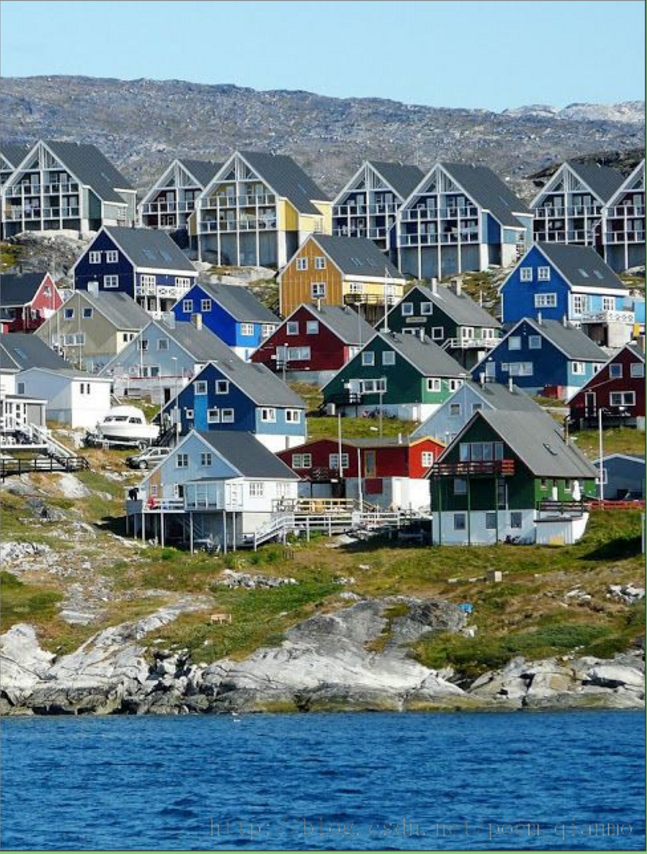
//> input picture harris corner/house.PNG, 647 x 854 px
$ ./main   (built with g++ and OpenCV 4)
//> lines starting //> are read from the running program, lines starting //| are printed output that depends on the picture; after the words box and inside, x2 and y2 are one past the last pixel; in counts of white or black regions, pixels touching at a corner belong together
/*
建置環境： visual studio 2013, opencv 3.0

*/

#include <iostream>
#include <cmath>
#include <iomanip>
#include <opencv2/core/core.hpp>
#include <opencv2/highgui/highgui.hpp>
#include <opencv2/imgproc/imgproc.hpp>


using namespace cv;
using namespace std;

//Gaussian kernel
void Gaussian(float kernel[][3])
{

	float sum = 0.0, temp, sigma = 1;
	for (int x = -1; x <= 1; x++)
		for (int y = -1; y <= 1; y++)
		{
			temp = exp(-(x*x + y*y) / (2 * pow(sigma, 2)));
			kernel[x + 1][y + 1] = temp / ((float)CV_PI * 2 * pow(sigma, 2));
			sum += kernel[x + 1][y + 1];
		}
}

void Gaussian_filter(Mat &image)
{

	float kernel[3][3];
	Gaussian(kernel);
	for (int j = 1; j < image.rows - 1; j++)
		for (int i = 1; i < image.cols - 1; i++)
		{
			float sum = 0;
			for (int y = 0; y < 3; y++)
				for (int x = 0; x < 3; x++)
				{

					sum += image.at<float>(j - 1 + y, i - 1 + x) * kernel[x][y];
				}
			image.at<float>(j, i) = sum;
		}

}

int main()
{

	Mat img = imread("house.PNG"), gray_img, Gaussian_img;
//> img is the input picture: 854 rows x 647 cols, CV_8UC3; mean B, G, R 134.9, 128.8, 108.7
	cvtColor(img, gray_img, CV_RGB2GRAY);
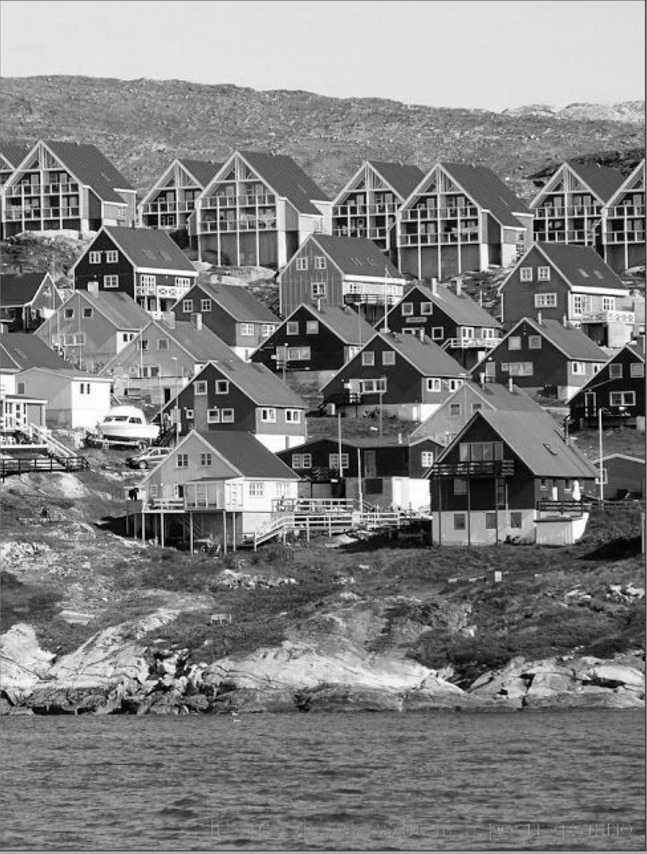
//> gray_img: 854 rows x 647 cols, CV_8UC1; min 0, max 255, mean 128.4

	Mat img_grad_x, img_grad_y;
	int patchSize = 2;
	float k = 0.04f, thresh;
	int scale = 1, delta = 0, ddepth = CV_32F;
	do{
		cout << "Please enter the thrshold(0~255)：";
		cin >> thresh;
//> the answer given: 100
	} while (!(thresh >= 0 && thresh <= 255));
	Sobel(gray_img, img_grad_x, ddepth, 1, 0, 3, scale, delta, BORDER_DEFAULT);
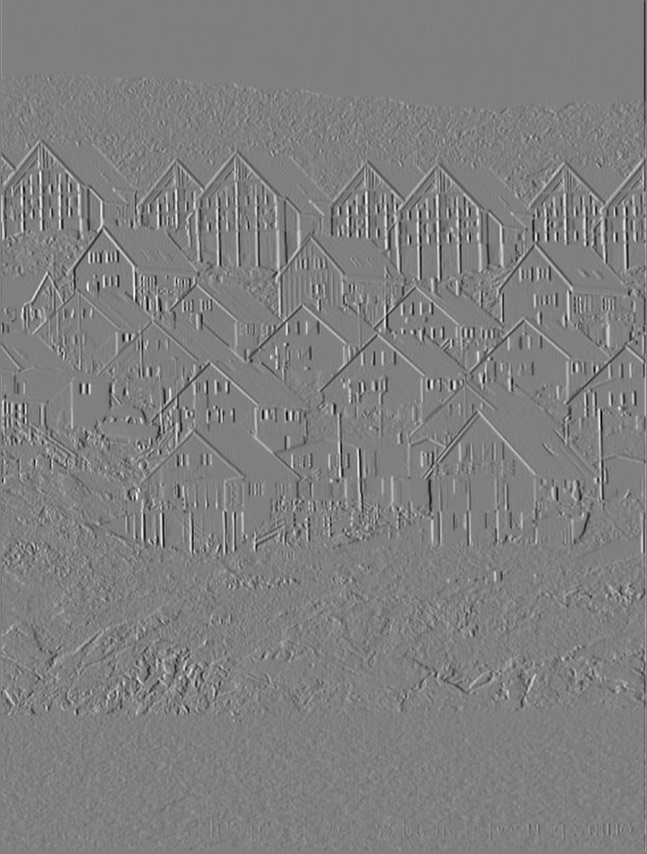
//> img_grad_x: 854 rows x 647 cols, CV_32FC1; min -900, max 894, mean -0.4; drawn with min black and max white
	Sobel(gray_img, img_grad_y, ddepth, 0, 1, 3, scale, delta, BORDER_DEFAULT);
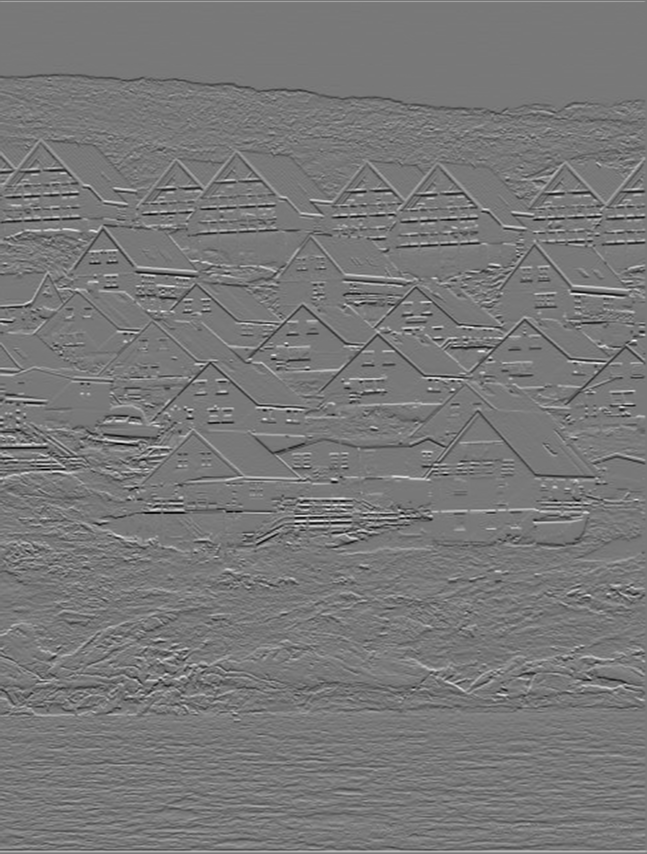
//> img_grad_y: 854 rows x 647 cols, CV_32FC1; min -871, max 970, mean -0.1; drawn with min black and max white


	Mat img_grad_xx, img_grad_yy, img_grad_xy, det, trace, response, temp;

	multiply(img_grad_x, img_grad_x, img_grad_xx);
	multiply(img_grad_y, img_grad_y, img_grad_yy);
	multiply(img_grad_x, img_grad_y, img_grad_xy);
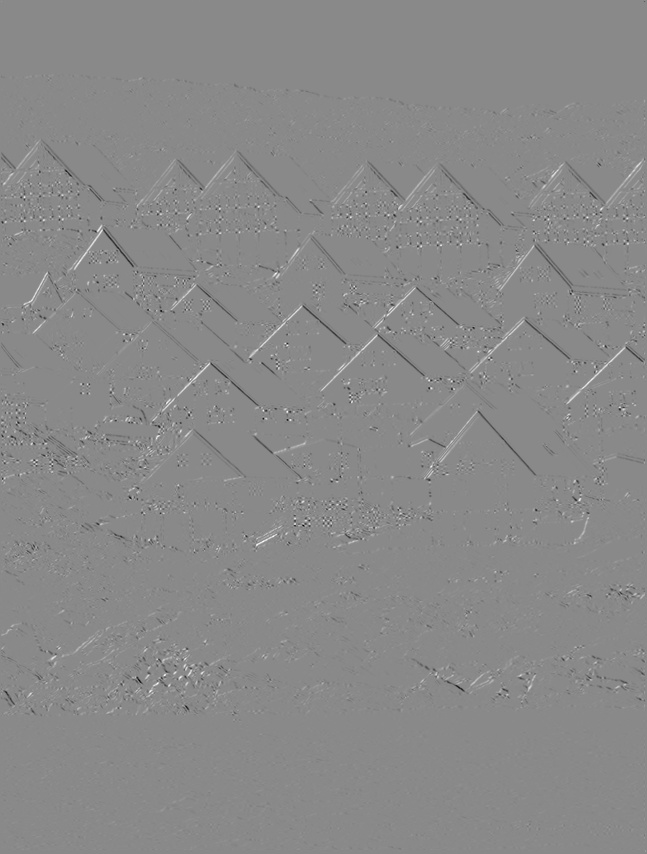
//> img_grad_xy: 854 rows x 647 cols, CV_32FC1; min -321736, max 274380, mean -222; drawn with min black and max white

	//sum of Ixx, Iyy, Ixy
	for (int j = 0; j < img_grad_xx.rows - patchSize; j++)
		for (int i = 0; i < img_grad_xx.cols - patchSize; i++)
			for (int patch_y = j; patch_y < patchSize; patch_y++)
				for (int patch_x = i; patch_x < patchSize; patch_x++)
					if (!(patch_y == j && patch_x == i))
					{
						img_grad_xx.at<float>(j, i) += img_grad_xx.at<float>(patch_y, patch_x);
						img_grad_yy.at<float>(j, i) += img_grad_yy.at<float>(patch_y, patch_x);
						img_grad_xy.at<float>(j, i) += img_grad_xy.at<float>(patch_y, patch_x);

					}
//> img_grad_xx: 854 rows x 647 cols, CV_32FC1; min 0, max 810000, mean 12294.3
//> img_grad_yy: 854 rows x 647 cols, CV_32FC1; min 0, max 940900, mean 15217.3
//> img_grad_xy: 854 rows x 647 cols, CV_32FC1; 3 pixels changed, all inside (x1, y1, x2, y2) = (0, 0, 2, 2)
	Gaussian_filter(img_grad_xx);
//> after the loop in Gaussian_filter, `for (int j = 1; j < image.rows - 1; j++)`:
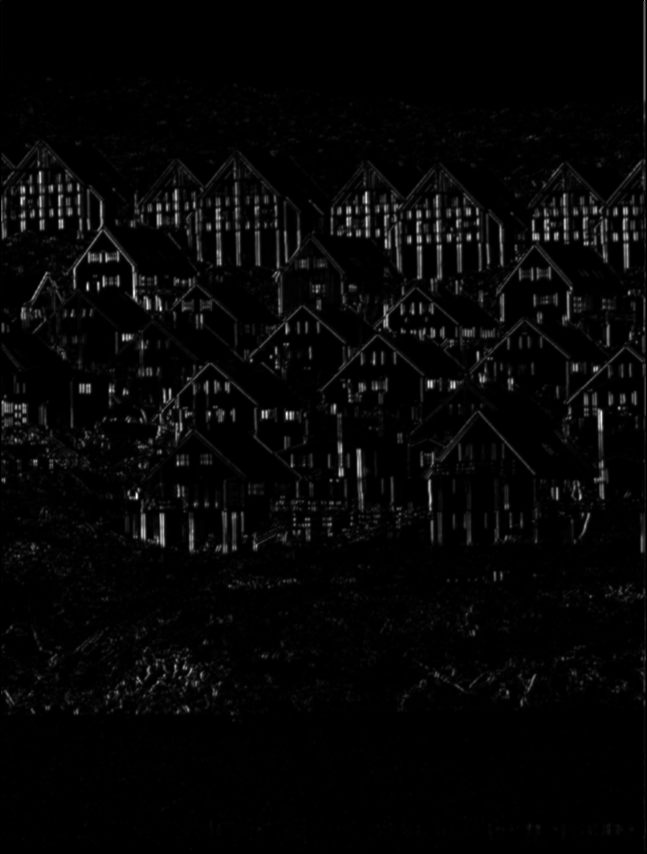
//> image: 854 rows x 647 cols, CV_32FC1; min 0, max 319608.7, mean 8341.4; drawn with min black and max white
	Gaussian_filter(img_grad_yy);
	Gaussian_filter(img_grad_xy);

	//compute response
	multiply(img_grad_xx, img_grad_yy, det);
	multiply(img_grad_xy, img_grad_xy, temp);
	det -= temp;
	trace = img_grad_xx + img_grad_yy;
	multiply(trace, trace, trace, k);
	response = det - trace ;
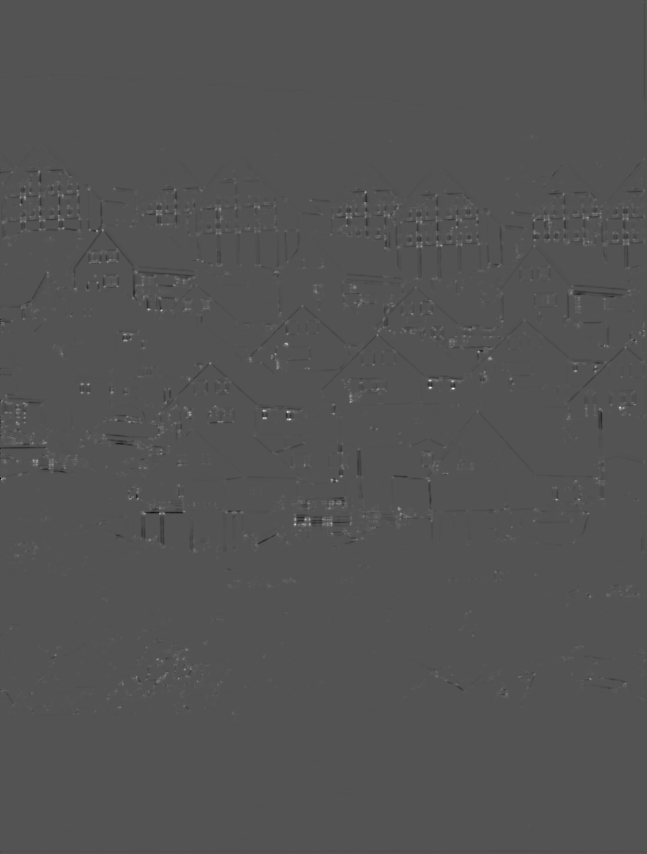
//> response: 854 rows x 647 cols, CV_32FC1; min -6.46e+09, max 1.33e+10, mean 13329415; drawn with min black and max white

	normalize(response, response, 0, 255, NORM_MINMAX, CV_32FC1, Mat());

	//存取矩陣元素、存取圖片像素，行列次序剛好顛倒
	for (int j = 0; j < response.rows; j++)
	{
		for (int i = 0; i < response.cols; i++)
		{
			if ((int)response.at<float>(j, i) > thresh)
			{
				//circle the feature
				circle(img, Point(i, j), 5, Scalar(0, 0, 255), 2, 8, 0);
			}
		}
	}
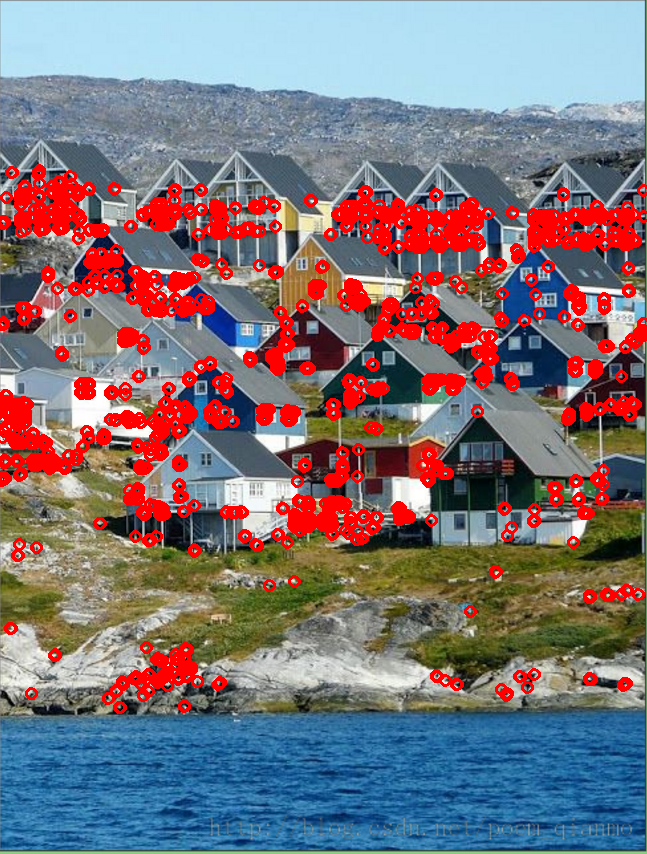
//> img: 854 rows x 647 cols, CV_8UC3; mean B, G, R 120.9, 115.1, 125.4

	//output the pic
	imshow("harris corner", img);

	waitKey(60000);
}
